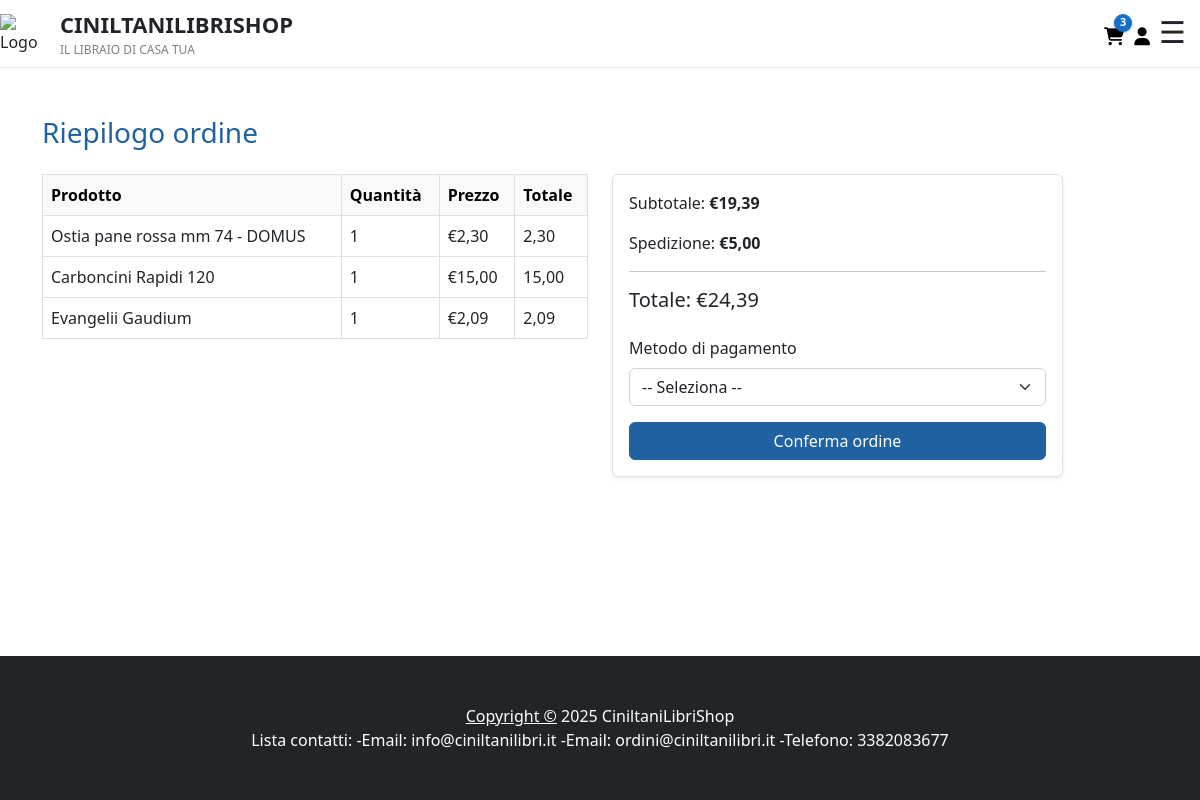
The app's page /ecommerce/checkout/ (signed in), older data.
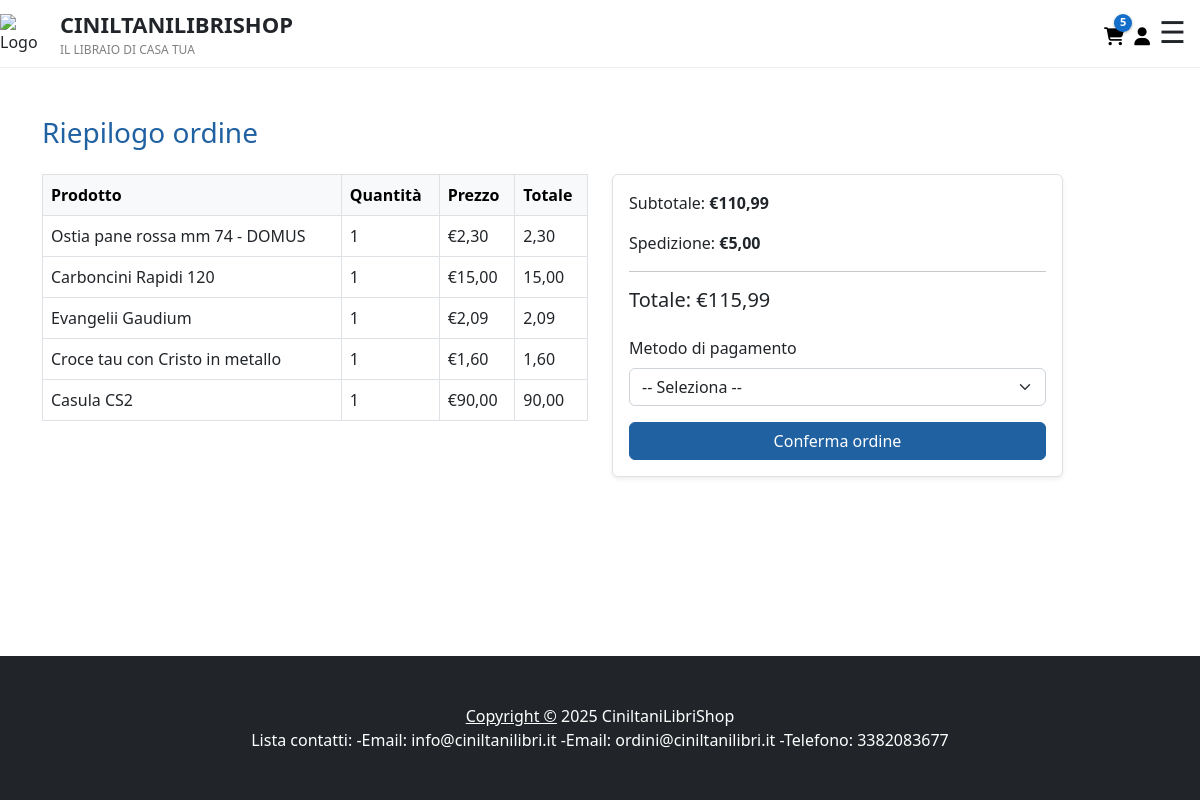
The same page, newer data.
### ecommerce/models.py (models this page shows, shortened)
class Carrello(models.Model):
    utente = models.ForeignKey(Utente, on_delete=models.CASCADE)
    prodotto = models.ForeignKey(Prodotto, on_delete=models.CASCADE)
    quantita = models.PositiveIntegerField(default=1)

class Prodotto(models.Model):
    CATEGORIE = [
        ('libri', 'Libri'),
        ('oggettistica', 'Oggettistica'),
        ('cereria', 'Cereria'),
        ('immaginette', 'Immaginette'),
        ('santa_messa', 'Ostie e vino per S. Messa'),
        ('incenso-carboncini', 'Incenso e carboncini'),
    ]
    CLASSI_SPEDIZIONE = [
        ('incenso-carboncini', 'Carboncini incenso'),
        ('libri', 'Libri'),
        ('oggettistica', 'Oggettistica'),
        ('vino', 'Vino'),
    ]
    nome = models.CharField(max_length=120)
    descrizione = models.TextField(blank=True, null=True)
    categoria = models.CharField(max_length=20, choices=CATEGORIE)
    prezzo = models.DecimalField(max_digits=10, decimal_places=2)
    prezzo_scontato = models.DecimalField(max_digits=10, decimal_places=2)
    foto = models.ImageField(upload_to="prodotti/")
    lunghezza_cm = models.DecimalField(max_digits=6, decimal_places=2, blank=True, null=True)
    larghezza_cm = models.DecimalField(max_digits=6, decimal_places=2, blank=True, null=True)
    altezza_cm = models.DecimalField(max_digits=6, decimal_places=2, blank=True, null=True)
    peso_g = models.DecimalField(max_digits=7, decimal_places=2, blank=True, null=True)
    classe_spedizione = models.CharField(max_length=20, choices=CLASSI_SPEDIZIONE, blank=True, null=True)
    quantita = models.PositiveSmallIntegerField()
    disponibile = models.BooleanField(default=True)
    class Meta:
        verbose_name = "Prodotto"
        verbose_name_plural = "Prodotti"

### ecommerce/views.py (the view, shortened to what this page needs)
# urls.py: path('checkout/', views.checkout, name='checkout'),
@login_required
def checkout(request):
    utente = request.user
    carrello_items = Carrello.objects.filter(utente=utente)
    if not carrello_items.exists():
        return redirect('ecommerce:visualizza_carrello')
    for item in carrello_items:
        prezzo = item.prodotto.prezzo_scontato or item.prodotto.prezzo
        item.totale = prezzo * item.quantita  # aggiungi attributo dinamico
    subtotale = Decimal('0.00')
    for item in carrello_items:
        prezzo = item.prodotto.prezzo_scontato or item.prodotto.prezzo
        subtotale += prezzo * item.quantita
    costo_spedizione = Decimal('5.00')
    totale = subtotale + costo_spedizione
    return render(request, 'checkout.html', {
        'carrello_items': carrello_items,
        'subtotale': subtotale,
        'totale': totale,
        'costo_spedizione': costo_spedizione,
        'ordine_completato': False,
    })

### ecommerce/carrello_processor.py (called while the page is built)
def carrello_item_count(request):
    if request.user.is_authenticated:
        item_count = Carrello.objects.filter(
            utente=request.user,
            quantita__gt=0
        ).aggregate(
            total=Sum('quantita')
        )['total'] or 0
    else:
        item_count = 0
    return {'carrello_item_count': item_count}

### ecommerce/templates/checkout.html (shortened to what this page needs)
{% extends "index.html" %}
{% load static %}
{% block content %}
<section class="py-5">
  <div class="container">
    {% if ordine_completato %}
      <div class="alert alert-success text-center">
        <h4 class="mb-3">Ordine completato con successo!</h4>
        <p>Grazie per il tuo acquisto. Il numero del tuo ordine è <strong>#{{ numero_ordine }}</strong>.</p>
        <a href="{% url 'ecommerce:catalogo' %}" class="btn btn-primary mt-3">Torna al catalogo</a>
      </div>
    {% else %}
      <h3 class="mb-4" style="color:#2061A2;">Riepilogo ordine</h3>
      <div class="row">
        <div class="col-md-6">
          <table class="table table-bordered">
            <thead class="table-light">
              <tr>
                <th>Prodotto</th>
                <th>Quantità</th>
                <th>Prezzo</th>
                <th>Totale</th>
              </tr>
            </thead>
            <tbody>
              {% for item in carrello_items %}
              <tr>
                <td>{{ item.prodotto.nome }}</td>
                <td>{{ item.quantita }}</td>
                <td>€{{ item.prodotto.prezzo_scontato|default:item.prodotto.prezzo|floatformat:2 }}</td>
                <td>
                  {{ item.totale|floatformat:2 }}
                </td>
              </tr>
              {% endfor %}
            </tbody>
          </table>
        </div>
        <div class="col-md-5">
          <div class="card border shadow-sm">
            <div class="card-body">
              <p>Subtotale: <strong>€{{ subtotale|floatformat:2 }}</strong></p>
              <p>Spedizione: <strong>{% if costo_spedizione == 0 %}Gratuita{% else %}€{{ costo_spedizione|floatformat:2 }}{% endif %}</strong></p>
              <hr>
              <h5>Totale: €{{ totale|floatformat:2 }}</h5>
              <form id="checkout-form" method="post" novalidate>
                <div class="mb-3 mt-4">
                  <label class="form-label">Metodo di pagamento</label>
                  <select class="form-select" name="metodo_pagamento" id="metodo_pagamento" required>
                    <option value="">-- Seleziona --</option>
                  </select>
                </div>
                <button type="submit" class="btn btn-primary w-100">Conferma ordine</button>
              </form>
            </div>
          </div>
        </div>
      </div>
    {% endif %}
  </div>
</section>
{% endblock %}

Row changes from the older to the newer data that the page shows:
added Carrello: prodotto.nome "Croce tau con Cristo in metallo", quantita "1", prodotto.prezzo_scontato "1,60", totale "1,60"
added Carrello: prodotto.nome "Casula CS2", quantita "1", prodotto.prezzo_scontato "90,00", totale "90,00"
Text that changed along with them:
{{ carrello_item_count }}: "3" → "5"
{{ subtotale|floatformat:2 }}: "19,39" → "110,99"
{{ totale|floatformat:2 }}: "24,39" → "115,99"
